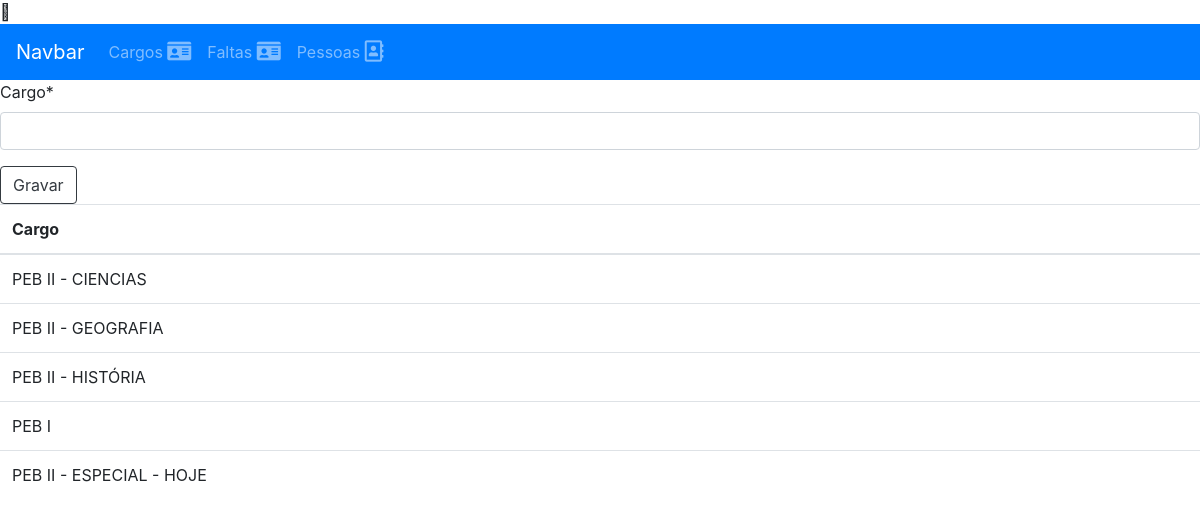
Page /cargos/ on the committed database.
### app_ficha_cem/models.py (models this page shows, shortened)
class Cargos(models.Model):
    cargo = models.CharField(max_length=50)

### app_ficha_cem/views.py (the view)
# urls.py: path('cargos/', cargos, name='listarcargos'),
def cargos(request):
    cargos = Cargos.objects.all()
    if request.method == 'POST':
        form = formularioCargo(request.POST)
        if form.is_valid():
            form.save()
            return redirect('listarcargos')
    else:
        form = formularioCargo()
    return render(request,'template/cadastrar_cargo.html',{'form':form, 'cargos':cargos})

### app_ficha_cem/forms.py
class formularioCargo(forms.ModelForm):
    cargo = forms.CharField(max_length=50, required=True)
    class Meta:
        model = Cargos
        fields=['cargo']

### template/cadastrar_cargo.html (shortened to what this page needs)
{% extends 'template/menu.html' %}
{% load crispy_forms_tags %}
{% block content %}
<form method="POST">
    {{ form|crispy }}
    <div clas="form-group">
        <button class="btn btn-outline-dark">Gravar</button>
    </div>
</form>
<table class="table table-hover">
    <thead>
        <tr>
            <th scope="col">Cargo</th>
        </tr>
    </thead>
    <tbody>
        {% for cargo in cargos %}
        <tr>
            <td>{{cargo.cargo}}</td>
        </tr>
        {% endfor %}
    </tbody>
</table>
{% endblock content %}

### rows in the picture
Cargos: cargo "PEB II - CIENCIAS"
Cargos: cargo "PEB II - GEOGRAFIA"
Cargos: cargo "PEB II - HISTÓRIA"
Cargos: cargo "PEB I"
Cargos: cargo "PEB II - ESPECIAL - HOJE"
